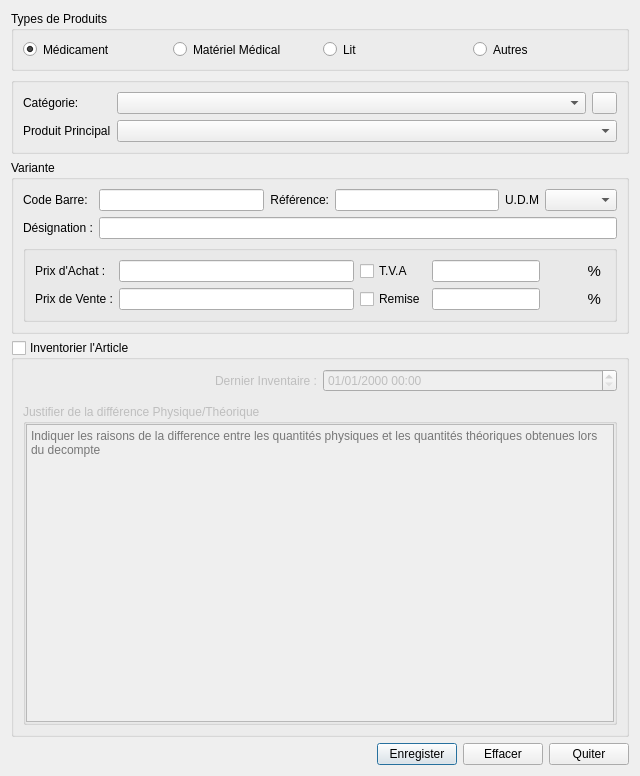
<?xml version="1.0" encoding="UTF-8"?>
<ui version="4.0">
 <class>ProductCreationForm</class>
 <widget class="QDialog" name="ProductCreationForm">
  <property name="geometry">
   <rect>
    <x>0</x>
    <y>0</y>
    <width>640</width>
    <height>776</height>
   </rect>
  </property>
  <property name="sizePolicy">
   <sizepolicy hsizetype="Expanding" vsizetype="Preferred">
    <horstretch>0</horstretch>
    <verstretch>0</verstretch>
   </sizepolicy>
  </property>
  <property name="minimumSize">
   <size>
    <width>640</width>
    <height>0</height>
   </size>
  </property>
  <property name="windowTitle">
   <string>Créer un Nouvel Article</string>
  </property>
  <layout class="QVBoxLayout" name="verticalLayout_3">
   <item>
    <layout class="QVBoxLayout" name="verticalLayout">
     <item>
      <widget class="QGroupBox" name="gbox_prod_type">
       <property name="maximumSize">
        <size>
         <width>16777215</width>
         <height>60</height>
        </size>
       </property>
       <property name="title">
        <string>Types de Produits</string>
       </property>
       <layout class="QHBoxLayout" name="horizontalLayout_2">
        <item>
         <widget class="QRadioButton" name="rbtn_medicament">
          <property name="text">
           <string>Médicament</string>
          </property>
          <property name="checked">
           <bool>true</bool>
          </property>
         </widget>
        </item>
        <item>
         <widget class="QRadioButton" name="rbtn_medicament_3">
          <property name="text">
           <string>Matériel Médical</string>
          </property>
          <property name="checked">
           <bool>false</bool>
          </property>
         </widget>
        </item>
        <item>
         <widget class="QRadioButton" name="rbtn_medicament_2">
          <property name="text">
           <string>Lit</string>
          </property>
          <property name="checked">
           <bool>false</bool>
          </property>
         </widget>
        </item>
        <item>
         <widget class="QRadioButton" name="rbtn_article">
          <property name="text">
           <string>Autres</string>
          </property>
         </widget>
        </item>
       </layout>
      </widget>
     </item>
    </layout>
   </item>
   <item>
    <widget class="QGroupBox" name="gbox_parent">
     <property name="sizePolicy">
      <sizepolicy hsizetype="Preferred" vsizetype="Fixed">
       <horstretch>0</horstretch>
       <verstretch>0</verstretch>
      </sizepolicy>
     </property>
     <property name="title">
      <string/>
     </property>
     <layout class="QGridLayout" name="gridLayout">
      <item row="2" column="2">
       <widget class="QPushButton" name="pbtn_new">
        <property name="maximumSize">
         <size>
          <width>25</width>
          <height>16777215</height>
         </size>
        </property>
        <property name="text">
         <string/>
        </property>
        <property name="icon">
         <iconset>
          <normaloff>:/sales/add.png</normaloff>:/sales/add.png</iconset>
        </property>
        <property name="autoDefault">
         <bool>false</bool>
        </property>
       </widget>
      </item>
      <item row="2" column="0">
       <widget class="QLabel" name="lbl_family">
        <property name="sizePolicy">
         <sizepolicy hsizetype="Fixed" vsizetype="Preferred">
          <horstretch>0</horstretch>
          <verstretch>0</verstretch>
         </sizepolicy>
        </property>
        <property name="text">
         <string>Catégorie:</string>
        </property>
        <property name="buddy">
         <cstring>cbox_family</cstring>
        </property>
       </widget>
      </item>
      <item row="3" column="0">
       <widget class="QLabel" name="lbl_parent_product">
        <property name="sizePolicy">
         <sizepolicy hsizetype="Fixed" vsizetype="Preferred">
          <horstretch>0</horstretch>
          <verstretch>0</verstretch>
         </sizepolicy>
        </property>
        <property name="text">
         <string>Produit Principal</string>
        </property>
       </widget>
      </item>
      <item row="2" column="1">
       <widget class="QComboBox" name="cbox_family"/>
      </item>
      <item row="3" column="1" colspan="2">
       <widget class="QComboBox" name="cbox_article"/>
      </item>
     </layout>
    </widget>
   </item>
   <item>
    <widget class="QGroupBox" name="gbox_article">
     <property name="title">
      <string>Variante</string>
     </property>
     <layout class="QVBoxLayout" name="verticalLayout_2">
      <item>
       <layout class="QGridLayout" name="gridLayout_2">
        <item row="0" column="0">
         <widget class="QLabel" name="label_13">
          <property name="text">
           <string>Code Barre: </string>
          </property>
          <property name="buddy">
           <cstring>ledit_bar_code</cstring>
          </property>
         </widget>
        </item>
        <item row="1" column="0">
         <widget class="QLabel" name="label_14">
          <property name="text">
           <string>Désignation :</string>
          </property>
          <property name="buddy">
           <cstring>ledit_designation</cstring>
          </property>
         </widget>
        </item>
        <item row="0" column="5">
         <widget class="QComboBox" name="comboBox"/>
        </item>
        <item row="0" column="1">
         <widget class="QLineEdit" name="ledit_bar_code"/>
        </item>
        <item row="0" column="2">
         <widget class="QLabel" name="label_15">
          <property name="text">
           <string>Référence:</string>
          </property>
          <property name="alignment">
           <set>Qt::AlignRight|Qt::AlignTrailing|Qt::AlignVCenter</set>
          </property>
          <property name="buddy">
           <cstring>ledit_reference</cstring>
          </property>
         </widget>
        </item>
        <item row="0" column="3">
         <widget class="QLineEdit" name="ledit_reference"/>
        </item>
        <item row="0" column="4">
         <widget class="QLabel" name="lbl_colise_mere">
          <property name="toolTip">
           <string>Unité de Mesure(u, kg, l,m) </string>
          </property>
          <property name="text">
           <string>U.D.M</string>
          </property>
          <property name="alignment">
           <set>Qt::AlignRight|Qt::AlignTrailing|Qt::AlignVCenter</set>
          </property>
         </widget>
        </item>
        <item row="1" column="1" colspan="5">
         <widget class="QLineEdit" name="ledit_designation"/>
        </item>
       </layout>
      </item>
      <item>
       <widget class="QGroupBox" name="gbox_price">
        <property name="sizePolicy">
         <sizepolicy hsizetype="Preferred" vsizetype="Fixed">
          <horstretch>0</horstretch>
          <verstretch>0</verstretch>
         </sizepolicy>
        </property>
        <property name="title">
         <string/>
        </property>
        <layout class="QGridLayout" name="gridLayout_3">
         <item row="1" column="0">
          <widget class="QLabel" name="lbl_sale_price">
           <property name="text">
            <string>Prix de Vente :</string>
           </property>
           <property name="buddy">
            <cstring>ledit_sale_price</cstring>
           </property>
          </widget>
         </item>
         <item row="0" column="0">
          <widget class="QLabel" name="lbl_purchase_price">
           <property name="text">
            <string>Prix d'Achat :</string>
           </property>
           <property name="buddy">
            <cstring>ledit_puchase_price</cstring>
           </property>
          </widget>
         </item>
         <item row="0" column="5">
          <widget class="QCheckBox" name="ckbox_vta">
           <property name="text">
            <string>T.V.A</string>
           </property>
          </widget>
         </item>
         <item row="1" column="5">
          <widget class="QCheckBox" name="ckbox_reduction">
           <property name="text">
            <string>Remise</string>
           </property>
          </widget>
         </item>
         <item row="1" column="6">
          <widget class="QLineEdit" name="reduction">
           <property name="sizePolicy">
            <sizepolicy hsizetype="Minimum" vsizetype="Fixed">
             <horstretch>0</horstretch>
             <verstretch>0</verstretch>
            </sizepolicy>
           </property>
           <property name="minimumSize">
            <size>
             <width>55</width>
             <height>0</height>
            </size>
           </property>
           <property name="alignment">
            <set>Qt::AlignRight|Qt::AlignTrailing|Qt::AlignVCenter</set>
           </property>
          </widget>
         </item>
         <item row="0" column="6">
          <widget class="QLineEdit" name="vta">
           <property name="sizePolicy">
            <sizepolicy hsizetype="Minimum" vsizetype="Fixed">
             <horstretch>0</horstretch>
             <verstretch>0</verstretch>
            </sizepolicy>
           </property>
           <property name="minimumSize">
            <size>
             <width>55</width>
             <height>0</height>
            </size>
           </property>
           <property name="alignment">
            <set>Qt::AlignRight|Qt::AlignTrailing|Qt::AlignVCenter</set>
           </property>
           <property name="readOnly">
            <bool>true</bool>
           </property>
          </widget>
         </item>
         <item row="1" column="7">
          <widget class="QLabel" name="lbl_reduction_percentage">
           <property name="font">
            <font>
             <pointsize>11</pointsize>
            </font>
           </property>
           <property name="text">
            <string>% </string>
           </property>
           <property name="alignment">
            <set>Qt::AlignRight|Qt::AlignTrailing|Qt::AlignVCenter</set>
           </property>
          </widget>
         </item>
         <item row="0" column="7">
          <widget class="QLabel" name="lbl_tva_percentage">
           <property name="font">
            <font>
             <pointsize>11</pointsize>
            </font>
           </property>
           <property name="text">
            <string>% </string>
           </property>
           <property name="alignment">
            <set>Qt::AlignRight|Qt::AlignTrailing|Qt::AlignVCenter</set>
           </property>
          </widget>
         </item>
         <item row="0" column="1" colspan="4">
          <widget class="QLineEdit" name="ledit_puchase_price"/>
         </item>
         <item row="1" column="1" colspan="4">
          <widget class="QLineEdit" name="ledit_sale_price"/>
         </item>
        </layout>
       </widget>
      </item>
     </layout>
    </widget>
   </item>
   <item>
    <widget class="QGroupBox" name="gbox_inventory">
     <property name="enabled">
      <bool>true</bool>
     </property>
     <property name="title">
      <string>Inventorier l'Article</string>
     </property>
     <property name="checkable">
      <bool>true</bool>
     </property>
     <property name="checked">
      <bool>false</bool>
     </property>
     <layout class="QVBoxLayout" name="verticalLayout_5">
      <item>
       <layout class="QGridLayout" name="gridLayout_5">
        <item row="1" column="0">
         <widget class="StockItem" name="widget" native="true"/>
        </item>
        <item row="0" column="0">
         <layout class="QHBoxLayout" name="horizontalLayout_4">
          <item>
           <widget class="QLabel" name="label_3">
            <property name="text">
             <string>Dernier Inventaire :</string>
            </property>
            <property name="alignment">
             <set>Qt::AlignRight|Qt::AlignTrailing|Qt::AlignVCenter</set>
            </property>
            <property name="buddy">
             <cstring>last_inventory</cstring>
            </property>
           </widget>
          </item>
          <item>
           <widget class="QDateTimeEdit" name="last_inventory">
            <property name="enabled">
             <bool>false</bool>
            </property>
            <property name="displayFormat">
             <string>dd/MM/yyyy HH:mm</string>
            </property>
           </widget>
          </item>
         </layout>
        </item>
       </layout>
      </item>
      <item>
       <widget class="QGroupBox" name="groupBox">
        <property name="title">
         <string>Justifier de la différence Physique/Théorique</string>
        </property>
        <layout class="QVBoxLayout" name="verticalLayout_4">
         <property name="spacing">
          <number>0</number>
         </property>
         <property name="leftMargin">
          <number>0</number>
         </property>
         <property name="topMargin">
          <number>0</number>
         </property>
         <property name="rightMargin">
          <number>0</number>
         </property>
         <property name="bottomMargin">
          <number>0</number>
         </property>
         <item>
          <widget class="QPlainTextEdit" name="justification">
           <property name="toolTip">
            <string>Indiquer les raisons de la difference entre les quantités physiques et les quantités théoriques obtenues lors du decompte</string>
           </property>
           <property name="placeholderText">
            <string>Indiquer les raisons de la difference entre les quantités physiques et les quantités théoriques obtenues lors du decompte</string>
           </property>
          </widget>
         </item>
        </layout>
       </widget>
      </item>
     </layout>
    </widget>
   </item>
   <item>
    <layout class="QHBoxLayout" name="horizontalLayout">
     <item>
      <spacer name="horizontalSpacer">
       <property name="orientation">
        <enum>Qt::Horizontal</enum>
       </property>
       <property name="sizeHint" stdset="0">
        <size>
         <width>40</width>
         <height>20</height>
        </size>
       </property>
      </spacer>
     </item>
     <item>
      <widget class="QPushButton" name="pbtn_save">
       <property name="toolTip">
        <string>Enrégister l'article et Passer a la création d'un nouvel article</string>
       </property>
       <property name="text">
        <string>Enregister</string>
       </property>
       <property name="icon">
        <iconset>
         <normaloff>:/product/validate.png</normaloff>:/product/validate.png</iconset>
       </property>
       <property name="autoDefault">
        <bool>false</bool>
       </property>
       <property name="default">
        <bool>true</bool>
       </property>
      </widget>
     </item>
     <item>
      <widget class="QPushButton" name="pbtn_clear">
       <property name="toolTip">
        <string>Effacer le contenu du formulaire et recommencer pour un nouvel article</string>
       </property>
       <property name="text">
        <string>Effacer</string>
       </property>
       <property name="icon">
        <iconset>
         <normaloff>:/product/clear.png</normaloff>:/product/clear.png</iconset>
       </property>
       <property name="autoDefault">
        <bool>false</bool>
       </property>
      </widget>
     </item>
     <item>
      <widget class="QPushButton" name="pbtn_quit">
       <property name="toolTip">
        <string>Quiter la fenettre sans rien enrégister</string>
       </property>
       <property name="text">
        <string>Quiter</string>
       </property>
       <property name="icon">
        <iconset>
         <normaloff>:/sales/cancel.png</normaloff>:/sales/cancel.png</iconset>
       </property>
       <property name="autoDefault">
        <bool>false</bool>
       </property>
      </widget>
     </item>
    </layout>
   </item>
  </layout>
 </widget>
 <customwidgets>
  <customwidget>
   <class>StockItem</class>
   <extends>QWidget</extends>
   <header>views/stock_item.h</header>
   <container>1</container>
  </customwidget>
 </customwidgets>
 <resources/>
 <connections/>
</ui>
